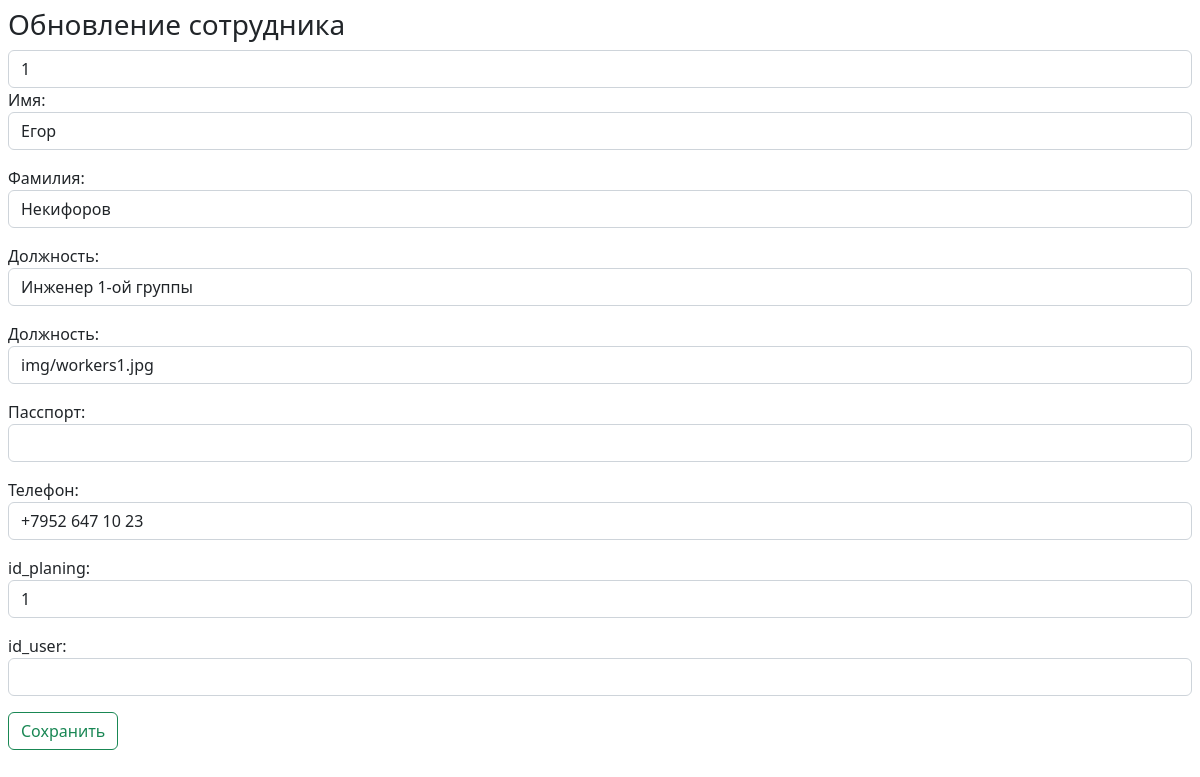
/app/post/update/update_workers.php?id=1, run on the app's committed database.
### tables this page shows
CREATE TABLE `workers` (
  `id` int(11) NOT NULL,
  `name` varchar(45) NOT NULL,
  `surname` varchar(45) NOT NULL,
  `role` varchar(45) NOT NULL,
  `img` varchar(45) DEFAULT NULL,
  `passport` varchar(45) DEFAULT NULL,
  `phone` varchar(45) DEFAULT NULL,
  `id_planing` int(11) DEFAULT NULL,
  `id_users` int(11) UNSIGNED DEFAULT NULL
);

### app/post/update/update_workers.php (the view, shortened to what this page needs)
<?php
$conn = new mysqli("localhost", "root", "", "yl2");
?>
<!DOCTYPE html>
<html>
<head>
    <link href="https://cdn.jsdelivr.net/npm/bootstrap@5.2.3/dist/css/bootstrap.min.css" rel="stylesheet">
</head>
<body>
    <?php
    if ($_SERVER["REQUEST_METHOD"] === "GET" && isset($_GET["id"])) {
        $id = $conn->real_escape_string($_GET["id"]);
        $sql = "SELECT * FROM workers WHERE id = '$id'";
        if ($result = $conn->query($sql)) {
            if ($result->num_rows > 0) {
                foreach ($result as $row) {
                    $name = $row["name"];
                    $surname = $row["surname"];
                    $role = $row["role"];
                    $img = $row["img"];
                    $passport = $row["passport"];
                    $phone = $row["phone"];
                    $id_planing = $row["id_planing"];
                    $id_user = $row["id_users"];
                }
                echo "<div class='cintainer my-2 mx-2'><h3>Обновление сотрудника</h3>
                <form method='post'>
                    <input type='number' class='form-control' aria-label='Sizing example input' aria-describedby='inputGroup-sizing-default' name='id' value='$id' readonly />
                    <p>Имя:
                    <input type='text' class='form-control' aria-label='Sizing example input' aria-describedby='inputGroup-sizing-default' name='name' value='$name'  /></p>
                    <p>Фамилия:
                    <input type='text' class='form-control' aria-label='Sizing example input' aria-describedby='inputGroup-sizing-default' name='surname' value='$surname'  /></p>
                    <p>Должность:
                    <input type='text' class='form-control' aria-label='Sizing example input' aria-describedby='inputGroup-sizing-default' name='role' value='$role'  /></p>
                    <p>Должность:
                    <input type='text' class='form-control' aria-label='Sizing example input' aria-describedby='inputGroup-sizing-default' name='img' value='$img'  /></p>
                    <p>Пасспорт:
                    <input type='text' class='form-control' aria-label='Sizing example input' aria-describedby='inputGroup-sizing-default' name='passport' value='$passport'  /></p>
                    <p>Телефон:
                    <input type='text' class='form-control' aria-label='Sizing example input' aria-describedby='inputGroup-sizing-default' name='phone' value='$phone'  /></p>
                    <p>id_planing:
                    <input type='number'  class='form-control' aria-label='Sizing example input' aria-describedby='inputGroup-sizing-default'  name='id_planing' value='$id_planing' /></p>
                    <p>id_user:
                    <input type='number'  class='form-control' aria-label='Sizing example input' aria-describedby='inputGroup-sizing-default'  name='id_user' value='$id_user' /></p>
                    <input type='submit' class='btn btn-outline-success' value='Сохранить'>
            </form></div>";
            } else {
                echo "<div>Заявка не найдена</div>";
            }
        } else {
            echo "Ошибка: " . $conn->error;
        }
    } else {
        echo "Некорректные данные";
    }
    ?>
</body>
</html>

### data on the page
workers: name "Егор", surname "Некифоров", role "Инженер 1-ой группы", img "img/workers1.jpg", phone "+7952 647 10 23", id_planing "1"
